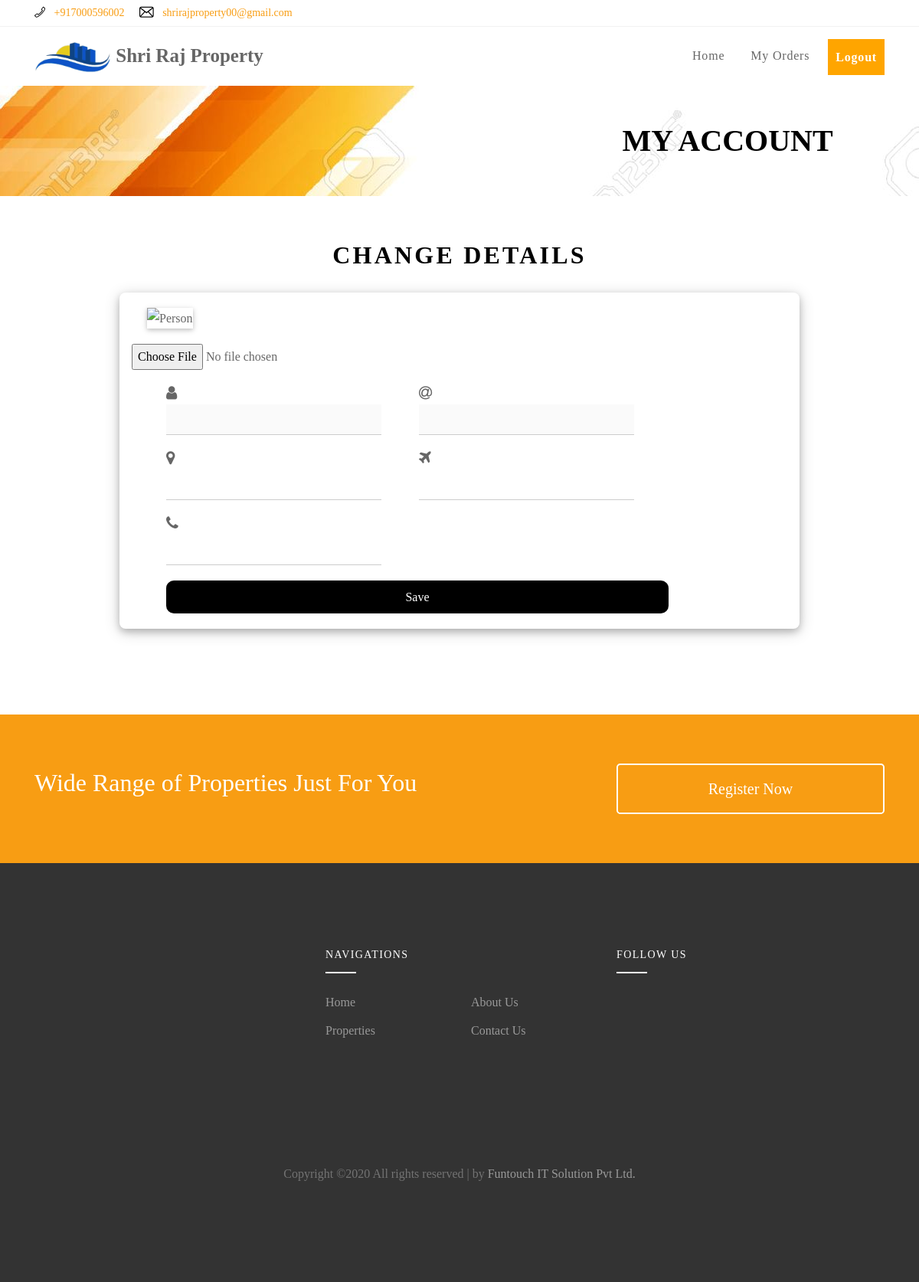
The page /openchangeaccountdetails/ (signed in) on the database as committed earlier.
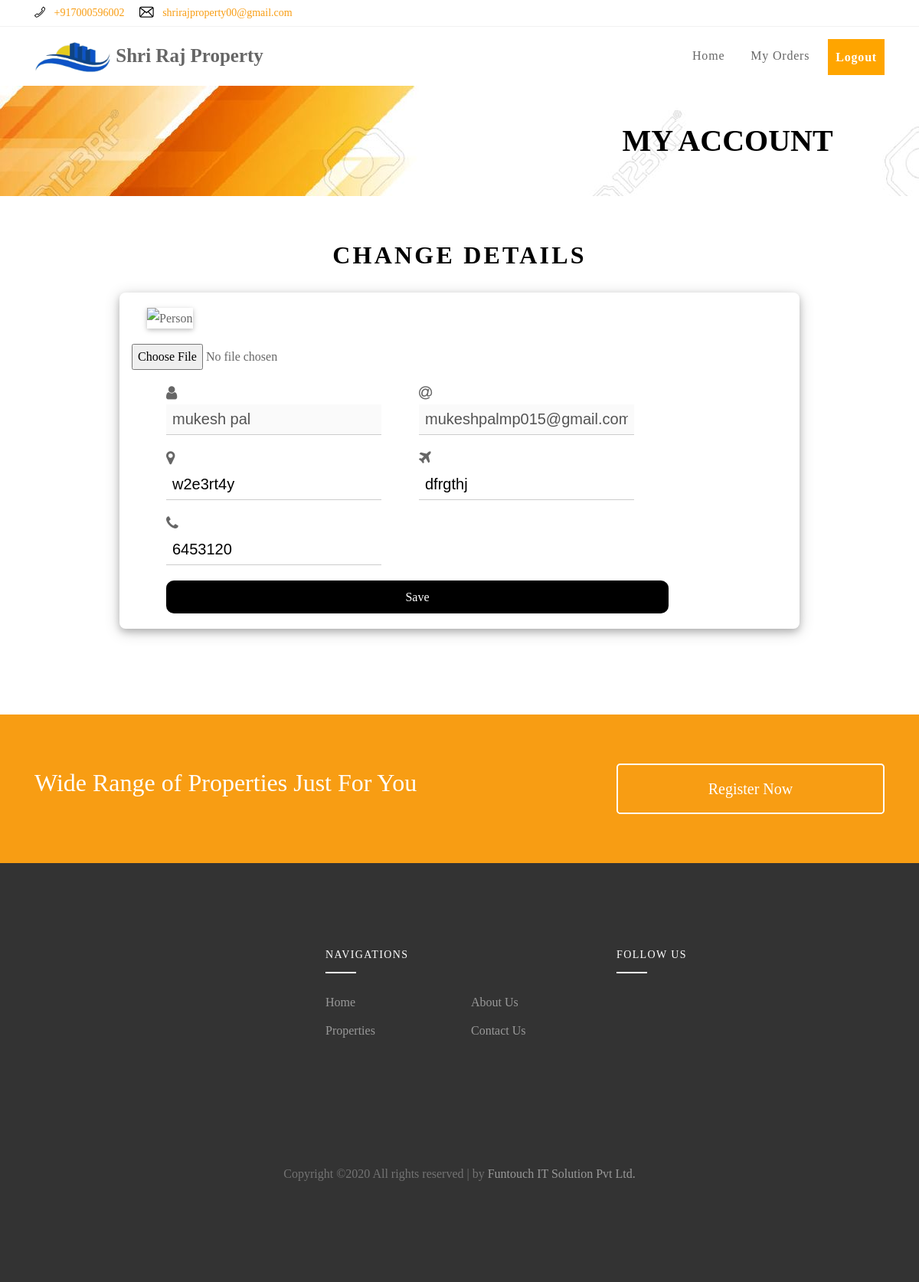
The same page on the database as committed later.
### realstateapp/models.py (models this page shows)
class user_account(models.Model):
	user_id=models.CharField(max_length=20)
	name=models.CharField(max_length=40)
	gender=models.CharField(max_length=10)
	email=models.CharField(max_length=50)
	address=models.CharField(max_length=400)
	city=models.CharField(max_length=20)
	phone=models.CharField(max_length=15)
	password=models.CharField(max_length=40)
	userpic=models.ImageField(upload_to="userpic/" ,blank=True)
	class Meta:
		db_table="user_account"

### realstateapp/views.py (the view)
# urls.py: path('openchangeaccountdetails/',openchangeaccountdetails),
def openchangeaccountdetails(request):
	try:
		uid=request.session['user_id']
		dic=GetUserData2(uid)
		return render(request,"changeaccountdetails.html",dic)
	except:
		uid=request.session['agent_id']
		dic=GetagentData2(uid)
		return render(request,"changeaccountdetails.html",dic)

### realstateapp/realutil.py (called while the page is built)
def GetUserData2(uid):
	obj=user_account.objects.filter(user_id=uid)
	dic={}
	for x in obj:
		dic={
			'userid':x.user_id,
			'name':x.name,
			'gender':x.gender,
			'email':x.email,
			'address':x.address,
			'city':x.city,
			'phone':x.phone,
			'userpic':x.userpic.url,
		}
		break
	return dic

### realstateapp/templates/changeaccountdetails.html (shortened to what the changed rows need)
{% load static %}
<!DOCTYPE html>
<html lang="en">
  <head>
    <link rel="stylesheet" href="{% static 'w3.css' %}">
    <link rel="stylesheet" href="{% static 'fonts/icomoon/style.css' %}">
    <link rel="stylesheet" href="https://cdnjs.cloudflare.com/ajax/libs/font-awesome/4.7.0/css/font-awesome.min.css">
    <link rel="stylesheet" href="{% static 'css/bootstrap.min.css' %}">
    <link rel="stylesheet" href="{% static 'css/magnific-popup.css' %}">
    <link rel="stylesheet" href="{% static 'css/jquery-ui.css' %}">
    <link rel="stylesheet" href="{% static 'css/owl.carousel.min.css' %}">
    <link rel="stylesheet" href="{% static 'css/owl.theme.default.min.css' %}">
    <link rel="stylesheet" href="{% static 'css/bootstrap-datepicker.css' %}">
    <link rel="stylesheet" href="{% static 'css/mediaelementplayer.css' %}">
    <link rel="stylesheet" href="{% static 'css/animate.css' %}">
    <link rel="stylesheet" href="{% static 'fonts/flaticon/font/flaticon.css' %}">
    <link rel="stylesheet" href="{% static 'css/fl-bigmug-line.css' %}">
    <link rel="stylesheet" href="{% static 'css/aos.css' %}">
    <link rel="stylesheet" href="{% static 'css/style.css' %}">
  </head>
  <body style="height:100%;background-size:100% 100%;background-image:url({% static 'images\myaccountbackground.jpg' %});">
  <div class="site-wrap">
    <div class="site-navbar">
        <div class="container py-1">
          <div class="row align-items-center">
            <div class="col-8 col-md-8 col-lg-4">
              <h1><a href="\index\" class="h5 text-blue" style="font-size:25px;"><img src="{% static 'images/logo.png' %}" style="width:100px;"><strong> Shri Raj Property</strong></a></h1>            </div>
          </div>
        </div>
      </div>
    </div>
    <div class="pt-5" style="background-image:url({% static 'images/orangeback.jpg' %});">
      <center>
      <h1 style="color:black;margin-left:700px;font-weight:bold;padding-bottom:48px;"> MY ACCOUNT </h1>
      </center>
    </div>
    <div style="padding-top:50px;" class="site-section">
      <div class="container">
        <CENTER>
          <div class="site-section-title" style="margin-bottom:30px;">
            <h2>Change Details</h2>
          </div>
        </CENTER>
      <form action="/savechangeaccountdetails/" method="POST" enctype="multipart/form-data" >
       <DIV style="background-color:white;background-size:100% 100%;width:80%;padding-right:20px;margin:0 auto;" class="row w3-panel w3-card-4 w3-round-large">
        <DIV class="columm">
          <i style="margin-bottom:0px;margin-top:20px;font-size:20px;padding-left:45px;" class="fa fa-user">
          <input class="w3-input" style="font-family:Arial;margin-top:5px;" value="{{ name|safe }}" type="text" disabled></i>
          <i style="margin-bottom:0px;margin-top:20px;font-size:20px;padding-left:45px;" class="fa fa-at">
          <input class="w3-input" style="font-family:Arial;margin-top:5px;" value="{{ email|safe }}" type="email" disabled></i><br>
          <i style="margin-bottom:0px;margin-top:20px;font-size:20px;padding-left:45px;" class="fa fa-map-marker">
          <input class="w3-input" style="font-family:Arial;margin-top:5px;" value="{{ address|safe }}" name="address" type="text"></i>
          <i style="margin-bottom:0px;margin-top:20px;font-size:20px;padding-left:45px;" class="fa fa-plane">
          <input class="w3-input" style="font-family:Arial;margin-top:5px;" value="{{ city|safe }}" name="city" type="text"></i><br>
          <i style="margin-bottom:0px;margin-top:20px;font-size:20px;padding-left:45px;" class="fa fa-phone">
          <input class="w3-input" style="font-family:Arial;margin-top:5px;" value="{{ phone|safe }}" name="phone" type="text"></i><br>
          </div>
        </DIV>
      </DIV>
        </div>
    <div class="site-section site-section-sm bg-primary">
      <div class="container">
        <div class="row align-items-center">
          <div class="col-md-8">
            <h2 class="text-white">Wide Range of Properties Just For You</h2>
          </div>
        </div>
      </div>
    </div>
  </body>
</html>

Rows that differ between the two databases and show on the page:
now on this page (row edited): user_account: name "mukesh pal", email "mukeshpalmp015@gmail.com", address "w2e3rt4y", city "dfrgthj", phone "6453120"
